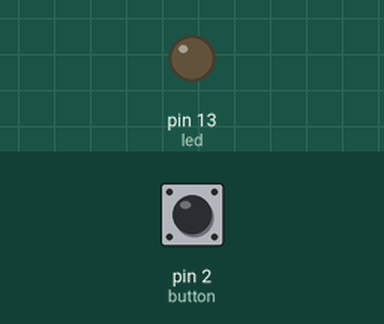
A sketch run on a simulated Arduino Uno, built with avr-gcc and run on an emulated ATmega328P. Parts: output pins drawn as LEDs (lit = HIGH). The inputs (shaded band) are chosen by the test bench; at power-on: pin 2 (button) HIGH.

Above: at 1.2 s.
1.3 s: pin 2 (button) pulled LOW for 0.15 s
At 1.37 s:
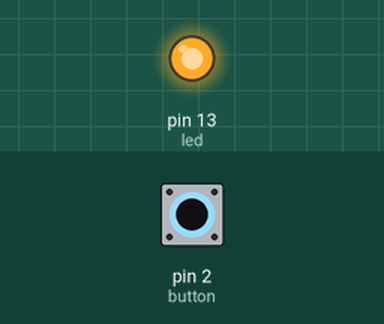
2.9 s: pin 2 (button) pulled LOW for 3.2 s
At 6.7 s:
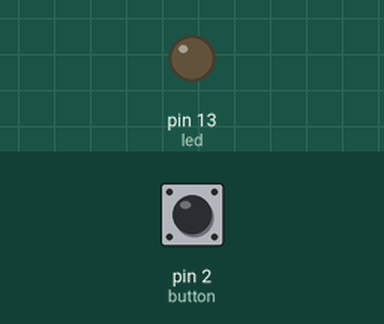
Timing chart, 0 to 8.2 s (numbered marks = the images above; inputs shaded):
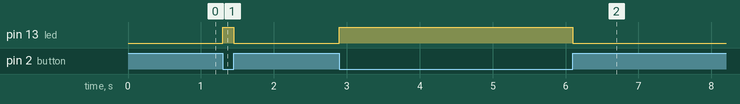

Measured:
- after the input at 1.3 s, pin 13 (led): LOW → HIGH at once, → LOW 0.15 s later
- after the input at 2.9 s, pin 13 (led): LOW → HIGH at once, → LOW 3.2 s later

The sketch:

arduino-led-button-control.ino
```cpp
int led = 13;
int button=2;
int button_state;

void setup() {
  // put your setup code here, to run once:
  pinMode(led,OUTPUT);
  pinMode(button,INPUT_PULLUP);
}

void loop() {
  // put your main code here, to run repeatedly:
  button_state=(digitalRead(button));
  if(button_state==LOW){
    digitalWrite(led,HIGH);
}
else{
  digitalWrite(led,LOW);
}
}
```
